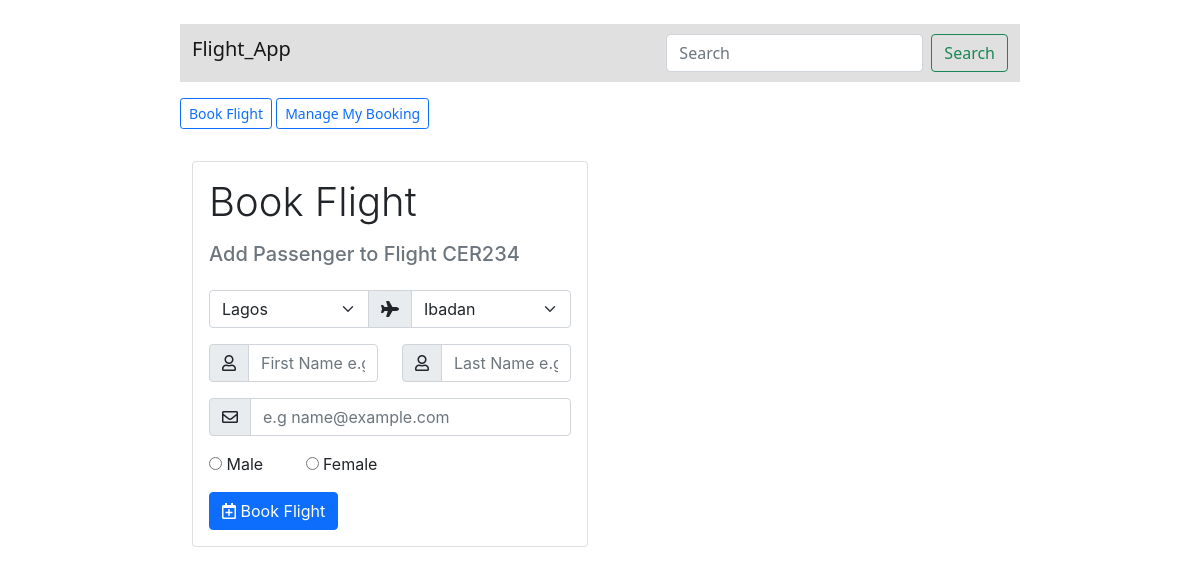
The page /book/2 on the database its author committed.
### flight_app/models.py (models this page shows, shortened)
class Flight(db.Model):
    id = db.Column(db.Integer, primary_key=True)
    code = db.Column(db.String, unique=True, nullable=False)
    capacity = db.Column(db.Integer, nullable=False)
    model = db.Column(db.String(20), nullable=False)
    category = db.Column(db.String(20), nullable=False)
    date_of_first_flight = db.Column(db.DateTime, nullable=False)
    is_available = db.Column(db.Boolean, default=True)
    schedules = db.relationship(
        "Schedule", backref="flight", cascade="all,delete", lazy='subquery'
    )

class Schedule(db.Model):
    id = db.Column(db.Integer, primary_key=True)
    origin = db.Column(db.String, nullable=False)
    destination = db.Column(db.String, nullable=False)
    capacity = db.Column(db.Integer, nullable=False)
    departure_time = db.Column(db.DateTime, nullable=False)
    arrival_time = db.Column(db.DateTime, nullable=False)
    timestamp = db.Column(db.DateTime, nullable=False, default=datetime.now)
    status = db.Column(db.String(30), nullable=False, default='available')
    reference = db.Column(db.Integer, unique=True, nullable=False, default=generate_schedule_reference)
    flight_id = db.Column(db.Integer, db.ForeignKey("flight.id"))
    passengers = db.relationship(
        "Passenger", backref="schedule ", cascade="all, delete", lazy='subquery'
    )
    def open_seats(self):
        return self.capacity - len(self.passengers)

### flight_app/main/routes.py (the view)
@main.route("/book/<int:schedule_id>", methods=["GET", "POST"])
def book(schedule_id):
    if request.method != "POST":
        schedule = Schedule.query.get(schedule_id)
        if schedule.open_seats():
            return render_template("book.html", flight=schedule)
        message = "No more available seats"
        flash(message, 'info')
        return redirect(request.referrer)
    return redirect('main.book_flight')

### flight_app/templates/book.html (shortened to what this page needs)
{%extends 'base.html'%}
{%block heading%}
<p>
    <a class="btn btn-outline-primary btn-sm" data-bs-toggle="collapse" href="#bookFlight" role="button"
        aria-expanded="true" aria-controls="bookFlight">
        Book Flight
    </a>
    <a class="btn btn-outline-primary btn-sm" data-bs-toggle="collapse" href="#manageBooking" role="button"
        aria-expanded="false" aria-controls="manageBooking">
        Manage My Booking
    </a>
</p>
{%endblock%}
{%block body%}
<div class="container special-font">
    <div class="row">
        <div class="col">
            {%if flight%}
            <div>
                <div class="" id="bookFlight">
                    <div class=" card card-body mt-3 show">
                        <p class="display-6">Book Flight</p>
                        <h5 class="text-muted">Add Passenger to Flight {{flight.flight.code}}</h5>
                        <form action="{{url_for('main.book_flight')}}" method="post">
                            <div class=" ml-0 mr-0 mt-3">
                                <div class="input-group mt-3 mb-3">
                                    <select class="form-select" name="flight_origin">
                                        <option selected value={{flight.origin}}>{{flight.origin}}</option>
                                    </select>
                                    <span class="input-group-text"><i class="fas fa-plane"></i></span>
                                    <select class="form-select" name="flight_destination">
                                        <option selected value={{flight.destination}}>
                                            {{flight.destination}}
                                        </option>
                                    </select>
                                </div>
                            </div>
                            <div class="row">
                                <div class="col">
                                    <div class="input-group mb-3">
                                        <span class="input-group-text"><i class="far fa-user"></i></span>
                                        <input type="text" class="form-control" name="firstname"
                                            placeholder="First Name e.g John">
                                    </div>
                                </div>
                                <div class="col">
                                    <div class="input-group mb-3">
                                        <span class="input-group-text"><i class="far fa-user"></i></span>
                                        <input type="text" class="form-control" name="lastname"
                                            placeholder="Last Name e.g Doe">
                                    </div>
                                </div>
                            </div>
                            <div class="input-group mb-3">
                                <span class="input-group-text"><i class="far fa-envelope"></i></span>
                                <input type="email" class="form-control" name="email"
                                    placeholder="e.g name@example.com">
                            </div>
                            <div class="row">
                                <div class="col-3">
                                    <input type="radio" id="male" name="gender" value="Male">
                                    <label for="male">Male</label>
                                </div>
                                <div class="col-3">
                                    <input type="radio" id="she" name="gender" value="Female">
                                    <label for="female">Female</label><br>
                                </div>
                            </div>
                            <button class="btn btn-primary mt-3" type="submit"><i class="far fa-calendar-plus"></i> Book
                                Flight</button>
                        </form>
                    </div>
                </div>
            </div>
            {%endif%}
        </div>
        <div class="col">
        </div>
    </div>
    {%endblock%}

### flight_app/static/main.css (style rules this page uses)
body { margin: auto; width: 70%; }
.special-font { font-family: Salesforce Sans, -apple-system, BlinkMacSystemFont, avenir next, avenir, helvetica, helvetica neue, ubuntu, roboto, noto, segoe ui, arial, sans-serif; }

### rows shown on the page
Flight: flight.code "CER234"
Schedule: flight_origin "Lagos", flight_destination "Ibadan"
